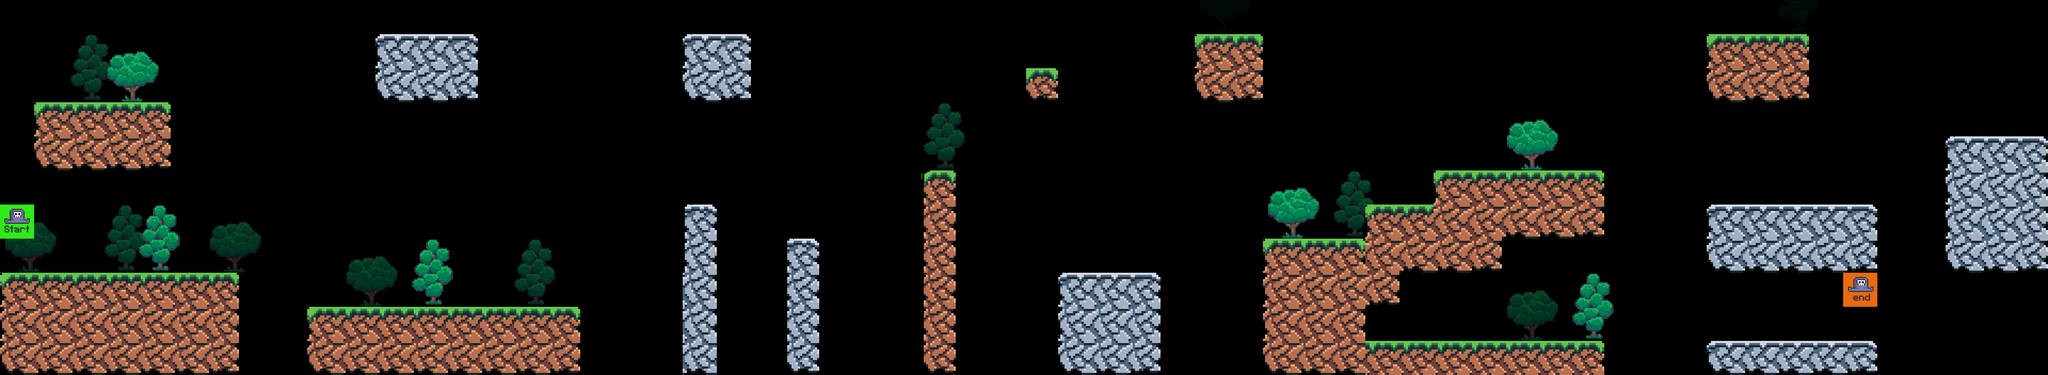

A level layout from a 2D game, rendered from its tile map. Below: a short description, then the map file with its tile-grid data intact:
An orthogonal 60x11 tile map with 64x64 px tiles, 4 tile layers (bg_trees, terrain, fg_trees, player), 3 tilesets.

<map version="1.9" tiledversion="1.9.0" orientation="orthogonal" renderorder="right-down" width="60" height="11" tilewidth="64" tileheight="64" infinite="0" nextlayerid="5" nextobjectid="1">
 <tileset firstgid="1" source="all_terrain_tiles.tsx" />
 <tileset firstgid="65" source="player_tiles.tsx" />
 <tileset firstgid="67" source="trees.tsx" />
 <layer id="3" name="bg_trees" width="60" height="11">
  <data encoding="csv">
0,0,0,0,0,0,0,0,0,0,0,0,0,0,0,0,0,0,0,0,0,0,0,0,0,0,0,0,0,0,0,0,0,0,0,71,0,0,0,0,0,0,0,0,0,0,0,0,0,0,0,0,70,0,0,0,0,0,0,0,
0,0,0,0,0,0,0,0,0,0,0,0,0,0,0,0,0,0,0,0,0,0,0,0,0,0,0,0,0,0,0,0,0,0,0,0,0,0,0,0,0,0,0,0,0,0,0,0,0,0,0,0,0,0,0,0,0,0,0,0,
0,0,70,0,0,0,0,0,0,0,0,0,0,0,0,0,0,0,0,0,0,0,0,0,0,0,0,0,0,0,0,0,0,0,0,0,0,0,0,0,0,0,0,0,0,0,0,0,0,0,0,0,0,0,0,0,0,0,0,0,
0,0,0,0,0,0,0,0,0,0,0,0,0,0,0,0,0,0,0,0,0,0,0,0,0,0,0,0,0,0,0,0,0,0,0,0,0,0,0,0,0,0,0,0,0,0,0,0,0,0,0,0,0,0,0,0,0,0,0,0,
0,0,0,0,0,0,0,0,0,0,0,0,0,0,0,0,0,0,0,0,0,0,0,0,0,0,0,70,0,0,0,0,0,0,0,0,0,0,0,0,0,0,0,0,0,0,0,0,0,0,0,0,0,0,0,0,0,0,0,0,
0,0,0,0,0,0,0,0,0,0,0,0,0,0,0,0,0,0,0,0,0,0,0,0,0,0,0,0,0,0,0,0,0,0,0,0,0,0,0,0,0,0,0,0,0,0,0,0,0,0,0,0,0,0,0,0,0,0,0,0,
0,0,0,0,0,0,0,0,0,0,0,0,0,0,0,0,0,0,0,0,0,0,0,0,0,0,0,0,0,0,0,0,0,0,0,0,0,0,0,70,0,0,0,0,0,0,0,0,0,0,0,0,0,0,0,0,0,0,0,0,
71,0,0,70,0,0,71,0,0,0,0,0,0,0,0,0,0,0,0,0,0,0,0,0,0,0,0,0,0,0,0,0,0,0,0,0,0,0,0,0,0,0,0,0,0,0,0,0,0,0,0,0,0,0,0,0,0,0,0,0,
0,0,0,0,0,0,0,0,0,0,71,0,0,0,0,70,0,0,0,0,0,0,0,0,0,0,0,0,0,0,0,0,0,0,0,0,0,0,0,0,0,0,0,0,0,0,0,0,0,0,0,0,0,0,0,0,0,0,0,0,
0,0,0,0,0,0,0,0,0,0,0,0,0,0,0,0,0,0,0,0,0,0,0,0,0,0,0,0,0,0,0,0,0,0,0,0,0,0,0,0,0,0,0,0,71,0,0,0,0,0,0,0,0,0,0,0,0,0,0,0,
0,0,0,0,0,0,0,0,0,0,0,0,0,0,0,0,0,0,0,0,0,0,0,0,0,0,0,0,0,0,0,0,0,0,0,0,0,0,0,0,0,0,0,0,0,0,0,0,0,0,0,0,0,0,0,0,0,0,0,0
</data>
 </layer>
 <layer id="1" name="terrain" width="60" height="11">
  <data encoding="csv">
0,0,0,0,0,0,0,0,0,0,0,0,0,0,0,0,0,0,0,0,0,0,0,0,0,0,0,0,0,0,0,0,0,0,0,0,0,0,0,0,0,0,0,0,0,0,0,0,0,0,0,0,0,0,0,0,0,0,0,0,
0,0,0,0,0,0,0,0,0,0,0,33,34,35,0,0,0,0,0,0,33,35,0,0,0,0,0,0,0,0,0,0,0,0,0,1,3,0,0,0,0,0,0,0,0,0,0,0,0,0,1,2,3,0,0,0,0,0,0,0,
0,0,0,0,0,0,0,0,0,0,0,49,50,51,0,0,0,0,0,0,49,51,0,0,0,0,0,0,0,0,28,0,0,0,0,17,19,0,0,0,0,0,0,0,0,0,0,0,0,0,17,18,19,0,0,0,0,0,0,0,
0,1,2,2,3,0,0,0,0,0,0,0,0,0,0,0,0,0,0,0,0,0,0,0,0,0,0,0,0,0,0,0,0,0,0,0,0,0,0,0,0,0,0,0,0,0,0,0,0,0,0,0,0,0,0,0,0,0,0,0,
0,17,18,18,19,0,0,0,0,0,0,0,0,0,0,0,0,0,0,0,0,0,0,0,0,0,0,0,0,0,0,0,0,0,0,0,0,0,0,0,0,0,0,0,0,0,0,0,0,0,0,0,0,0,0,0,0,33,34,35,
0,0,0,0,0,0,0,0,0,0,0,0,0,0,0,0,0,0,0,0,0,0,0,0,0,0,0,4,0,0,0,0,0,0,0,0,0,0,0,0,0,0,1,2,2,2,3,0,0,0,0,0,0,0,0,0,0,41,42,43,
0,0,0,0,0,0,0,0,0,0,0,0,0,0,0,0,0,0,0,0,36,0,0,0,0,0,0,12,0,0,0,0,0,0,0,0,0,0,0,0,1,2,10,10,18,18,19,0,0,0,33,34,34,34,35,0,0,41,42,43,
0,0,0,0,0,0,0,0,0,0,0,0,0,0,0,0,0,0,0,0,44,0,0,36,0,0,0,12,0,0,0,0,0,0,0,0,0,1,2,3,10,18,18,19,0,0,0,0,0,0,49,50,50,50,51,0,0,49,50,51,
1,2,2,2,2,2,3,0,0,0,0,0,0,0,0,0,0,0,0,0,43,0,0,44,0,0,0,12,0,0,0,33,34,35,0,0,0,9,10,10,19,0,0,0,0,0,0,0,0,0,0,0,0,0,0,0,0,0,0,0,
9,10,10,10,10,10,11,0,0,1,2,2,2,2,2,2,3,0,0,0,43,0,0,44,0,0,0,12,0,0,0,41,42,43,0,0,0,9,10,11,0,0,0,0,0,0,0,0,0,0,0,0,0,0,0,0,0,0,0,0,
17,18,18,18,18,18,19,0,0,17,18,18,18,18,18,18,19,0,0,0,50,0,0,52,0,0,0,20,0,0,0,49,50,51,0,0,0,17,18,18,2,2,2,2,2,2,3,0,0,0,57,58,58,58,59,0,0,0,0,0
</data>
 </layer>
 <layer id="4" name="fg_trees" width="60" height="11">
  <data encoding="csv">
0,0,0,0,0,0,0,0,0,0,0,0,0,0,0,0,0,0,0,0,0,0,0,0,0,0,0,0,0,0,0,0,0,0,0,0,0,0,0,0,0,0,0,0,0,0,0,0,0,0,0,0,0,0,0,0,0,0,0,0,
0,0,0,0,0,0,0,0,0,0,0,0,0,0,0,0,0,0,0,0,0,0,0,0,0,0,0,0,0,0,0,0,0,0,0,0,0,0,0,0,0,0,0,0,0,0,0,0,0,0,0,0,0,0,0,0,0,0,0,0,
0,0,0,69,0,0,0,0,0,0,0,0,0,0,0,0,0,0,0,0,0,0,0,0,0,0,0,0,0,0,0,0,0,0,0,0,0,0,0,0,0,0,0,0,0,0,0,0,0,0,0,0,0,0,0,0,0,0,0,0,
0,0,0,0,0,0,0,0,0,0,0,0,0,0,0,0,0,0,0,0,0,0,0,0,0,0,0,0,0,0,0,0,0,0,0,0,0,0,0,0,0,0,0,0,0,0,0,0,0,0,0,0,0,0,0,0,0,0,0,0,
0,0,0,0,0,0,0,0,0,0,0,0,0,0,0,0,0,0,0,0,0,0,0,0,0,0,0,0,0,0,0,0,0,0,0,0,0,0,0,0,0,0,0,0,69,0,0,0,0,0,0,0,0,0,0,0,0,0,0,0,
0,0,0,0,0,0,0,0,0,0,0,0,0,0,0,0,0,0,0,0,0,0,0,0,0,0,0,0,0,0,0,0,0,0,0,0,0,0,0,0,0,0,0,0,0,0,0,0,0,0,0,0,0,0,0,0,0,0,0,0,
0,0,0,0,0,0,0,0,0,0,0,0,0,0,0,0,0,0,0,0,0,0,0,0,0,0,0,0,0,0,0,0,0,0,0,0,0,69,0,0,0,0,0,0,0,0,0,0,0,0,0,0,0,0,0,0,0,0,0,0,
0,0,0,0,67,0,0,0,0,0,0,0,0,0,0,0,0,0,0,0,0,0,0,0,0,0,0,0,0,0,0,0,0,0,0,0,0,0,0,0,0,0,0,0,0,0,0,0,0,0,0,0,0,0,0,0,0,0,0,0,
0,0,0,0,0,0,0,0,0,0,0,0,67,0,0,0,0,0,0,0,0,0,0,0,0,0,0,0,0,0,0,0,0,0,0,0,0,0,0,0,0,0,0,0,0,0,0,0,0,0,0,0,0,0,0,0,0,0,0,0,
0,0,0,0,0,0,0,0,0,0,0,0,0,0,0,0,0,0,0,0,0,0,0,0,0,0,0,0,0,0,0,0,0,0,0,0,0,0,0,0,0,0,0,0,0,0,67,0,0,0,0,0,0,0,0,0,0,0,0,0,
0,0,0,0,0,0,0,0,0,0,0,0,0,0,0,0,0,0,0,0,0,0,0,0,0,0,0,0,0,0,0,0,0,0,0,0,0,0,0,0,0,0,0,0,0,0,0,0,0,0,0,0,0,0,0,0,0,0,0,0
</data>
 </layer>
 <layer id="2" name="player" width="60" height="11">
  <data encoding="csv">
0,0,0,0,0,0,0,0,0,0,0,0,0,0,0,0,0,0,0,0,0,0,0,0,0,0,0,0,0,0,0,0,0,0,0,0,0,0,0,0,0,0,0,0,0,0,0,0,0,0,0,0,0,0,0,0,0,0,0,0,
0,0,0,0,0,0,0,0,0,0,0,0,0,0,0,0,0,0,0,0,0,0,0,0,0,0,0,0,0,0,0,0,0,0,0,0,0,0,0,0,0,0,0,0,0,0,0,0,0,0,0,0,0,0,0,0,0,0,0,0,
0,0,0,0,0,0,0,0,0,0,0,0,0,0,0,0,0,0,0,0,0,0,0,0,0,0,0,0,0,0,0,0,0,0,0,0,0,0,0,0,0,0,0,0,0,0,0,0,0,0,0,0,0,0,0,0,0,0,0,0,
0,0,0,0,0,0,0,0,0,0,0,0,0,0,0,0,0,0,0,0,0,0,0,0,0,0,0,0,0,0,0,0,0,0,0,0,0,0,0,0,0,0,0,0,0,0,0,0,0,0,0,0,0,0,0,0,0,0,0,0,
0,0,0,0,0,0,0,0,0,0,0,0,0,0,0,0,0,0,0,0,0,0,0,0,0,0,0,0,0,0,0,0,0,0,0,0,0,0,0,0,0,0,0,0,0,0,0,0,0,0,0,0,0,0,0,0,0,0,0,0,
0,0,0,0,0,0,0,0,0,0,0,0,0,0,0,0,0,0,0,0,0,0,0,0,0,0,0,0,0,0,0,0,0,0,0,0,0,0,0,0,0,0,0,0,0,0,0,0,0,0,0,0,0,0,0,0,0,0,0,0,
65,0,0,0,0,0,0,0,0,0,0,0,0,0,0,0,0,0,0,0,0,0,0,0,0,0,0,0,0,0,0,0,0,0,0,0,0,0,0,0,0,0,0,0,0,0,0,0,0,0,0,0,0,0,0,0,0,0,0,0,
0,0,0,0,0,0,0,0,0,0,0,0,0,0,0,0,0,0,0,0,0,0,0,0,0,0,0,0,0,0,0,0,0,0,0,0,0,0,0,0,0,0,0,0,0,0,0,0,0,0,0,0,0,0,0,0,0,0,0,0,
0,0,0,0,0,0,0,0,0,0,0,0,0,0,0,0,0,0,0,0,0,0,0,0,0,0,0,0,0,0,0,0,0,0,0,0,0,0,0,0,0,0,0,0,0,0,0,0,0,0,0,0,0,0,66,0,0,0,0,0,
0,0,0,0,0,0,0,0,0,0,0,0,0,0,0,0,0,0,0,0,0,0,0,0,0,0,0,0,0,0,0,0,0,0,0,0,0,0,0,0,0,0,0,0,0,0,0,0,0,0,0,0,0,0,0,0,0,0,0,0,
0,0,0,0,0,0,0,0,0,0,0,0,0,0,0,0,0,0,0,0,0,0,0,0,0,0,0,0,0,0,0,0,0,0,0,0,0,0,0,0,0,0,0,0,0,0,0,0,0,0,0,0,0,0,0,0,0,0,0,0
</data>
 </layer>
</map>
